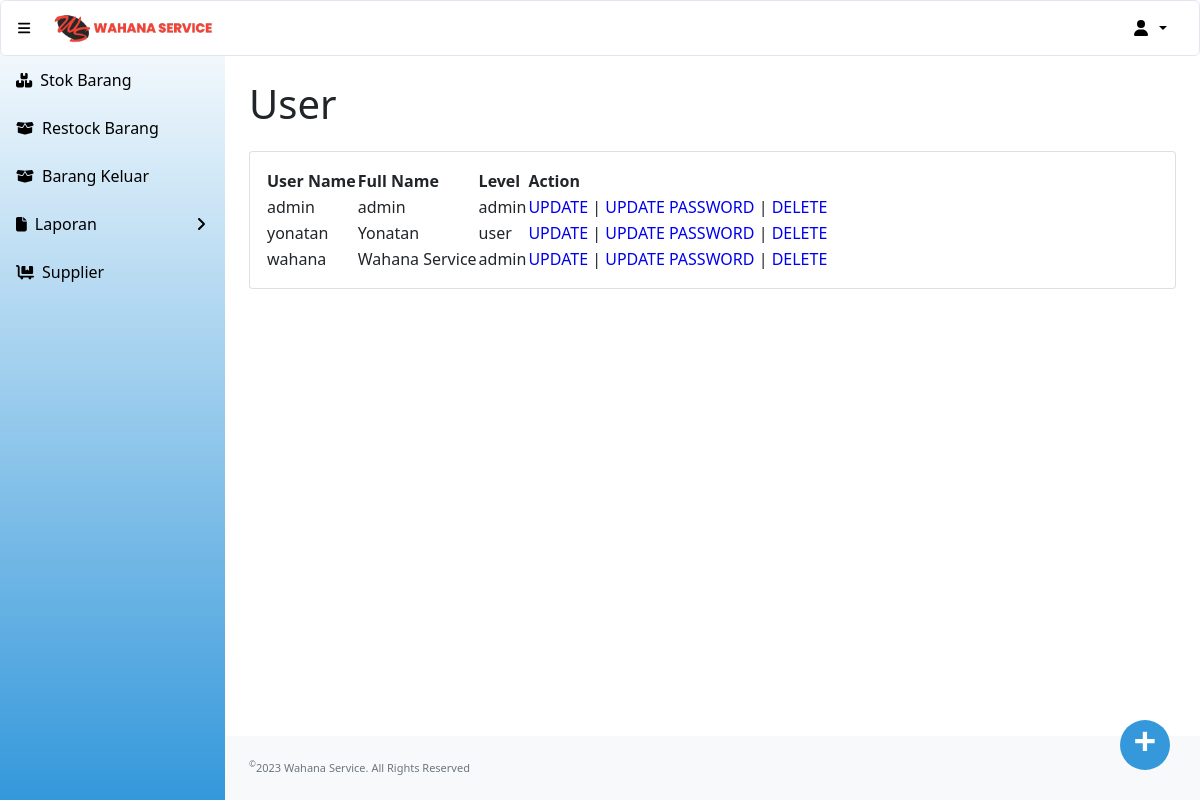
Before: /user.php (signed in) with the older database file.
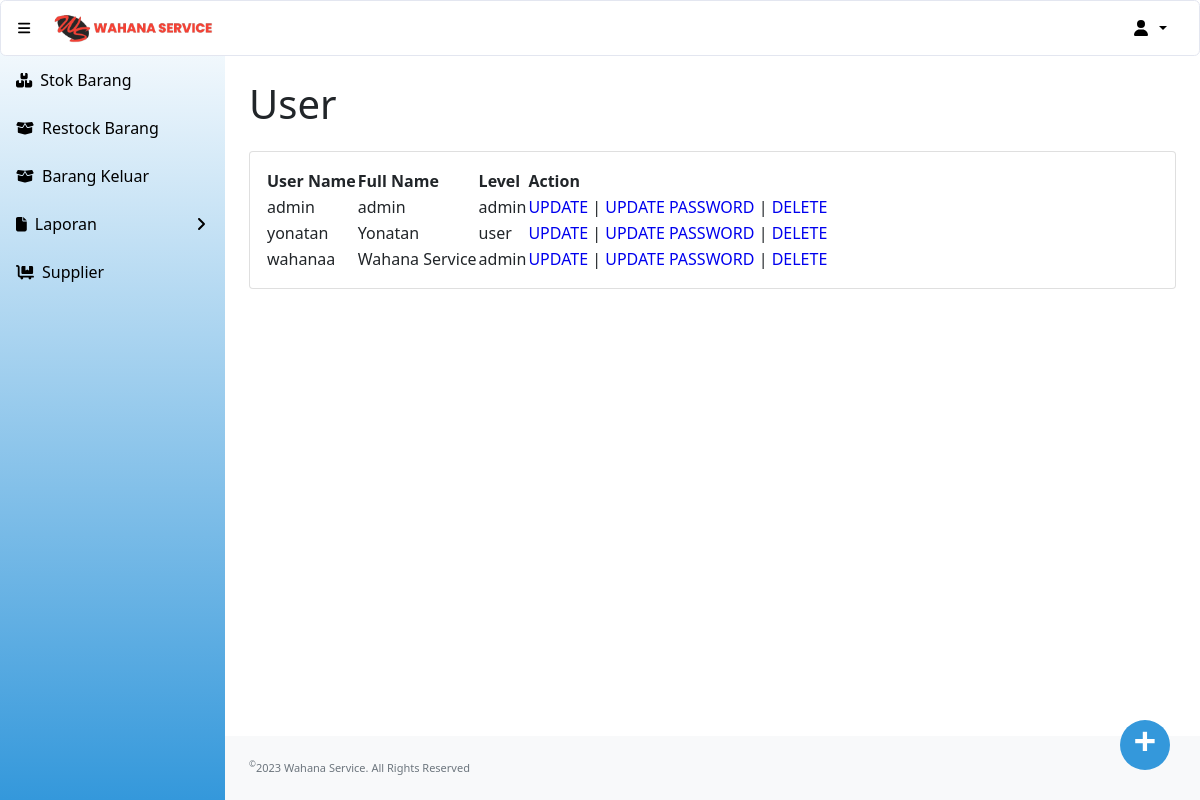
After: the same page with the newer database file.
### tables this page shows
CREATE TABLE `user` (
  `id` int(11) NOT NULL,
  `username` varchar(200) NOT NULL,
  `password` text NOT NULL,
  `fullname` varchar(200) NOT NULL,
  `level` enum('user','admin') NOT NULL
);

### user.php (the view, shortened to what this page needs)
<?php
include "conn.php";
?>
<!DOCTYPE html>
<html lang="en">
    <head>
        <link href="https://cdn.jsdelivr.net/npm/simple-datatables@latest/dist/style.css" rel="stylesheet" />
        <link href="css/styles.css" rel="stylesheet" />
    </head>
    <body class="sb-nav-fixed">
    <?php include "head.php"; ?>
        <div id="layoutSidenav">
        <?php include "menu.php"; ?>
            </div>
            <div id="layoutSidenav_content">
                <main>
                    <div class="container-fluid px-4">
                        <h1 class="mt-4" style="padding-bottom:15px";>User</h1>
                        <div class="card mb-4">
                            <div class="card-body">
                                <table id="datatablesSimple">
                                    <thead>
                                        <tr>
                                            <th>User Name</th>
                                            <th>Full Name</th>
                                            <th>Level</th>
                                            <th>Action</th>
                                        </tr>
                                    </thead>
                                    <tbody>
                                        <?php
                                            $sSQL="select * from user order by id";
                                            $result=mysqli_query($koneksi, $sSQL);
                                            if (mysqli_num_rows($result) > 0)
                                            {
                                                while ($row=mysqli_fetch_assoc($result))
                                                {
                                                    $ID = $row['id'];
                                                    $UserName = $row['username'];
                                                    $FullName = $row['fullname'];
                                                    $level= $row['level'];
                                        ?>
                                            <tr>
                                                <td><?php echo $UserName;?></td>
                                                <td><?php echo $FullName;?></td>
                                                <td><?php echo $level;?></td>
                                                <td><?php echo "<a href='update_user.php?id=$ID' class='action'>UPDATE</a> |
                                                                <a href='update_password.php?id=$ID' class='action'>UPDATE PASSWORD</a> |
                                                                <a href='delete_user.php?id=$ID' class='action' onclick='return konfirmasi();'>DELETE</a>"; ?> </td>
                                            </tr>
                                        <?php
                                                }
                                            }
                                         ?>
                                    </tbody>
                                </table>
                            </div>
                        </div>
                    </div>
                    <a href="add_user.php" class="act-btn">
                        +
                    </a>
                </main>
                <footer class="py-4 bg-light mt-auto">
                    <div class="container-fluid px-4">
                        <div class="d-flex align-items-center justify-content-between small">
                            <div class="text-muted"><sup>&copy;</sup>2023 Wahana Service. All Rights Reserved</div>
                        </div>
                    </div>
                </footer>
            </div>
    </body>
</html>

Changed rows visible on the page:
changed user "Wahana Service": username "wahana" → "wahanaa"
